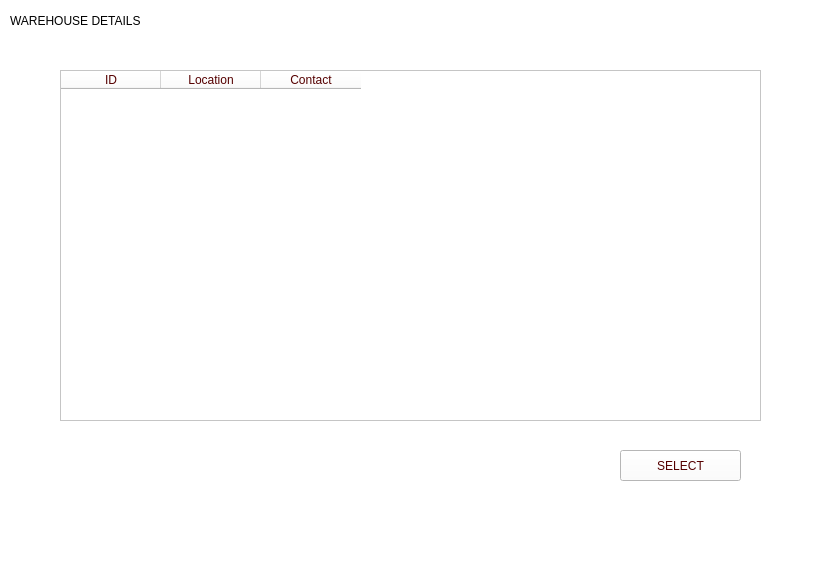
<?xml version="1.0" encoding="UTF-8"?>
<ui version="4.0">
 <class>MainWindow</class>
 <widget class="QMainWindow" name="MainWindow">
  <property name="geometry">
   <rect>
    <x>0</x>
    <y>0</y>
    <width>819</width>
    <height>584</height>
   </rect>
  </property>
  <property name="windowTitle">
   <string>MainWindow</string>
  </property>
  <property name="styleSheet">
   <string notr="true">
background-color: rgb(255, 255, 255);</string>
  </property>
  <widget class="QWidget" name="centralwidget">
   <widget class="QLabel" name="label">
    <property name="geometry">
     <rect>
      <x>10</x>
      <y>10</y>
      <width>171</width>
      <height>21</height>
     </rect>
    </property>
    <property name="text">
     <string>WAREHOUSE DETAILS</string>
    </property>
   </widget>
   <widget class="QTableWidget" name="WarehouseTable">
    <property name="geometry">
     <rect>
      <x>60</x>
      <y>70</y>
      <width>701</width>
      <height>351</height>
     </rect>
    </property>
    <property name="styleSheet">
     <string notr="true">color: rgb(85, 0, 0);
font: 75 italic 12pt &quot;Bodoni MT&quot;;
background-image: url('C:/Users/USER/Downloads/Project_DB(updated ui)/tbg.jpeg')</string>
    </property>
    <column>
     <property name="text">
      <string>ID</string>
     </property>
    </column>
    <column>
     <property name="text">
      <string>Location</string>
     </property>
    </column>
    <column>
     <property name="text">
      <string>Contact</string>
     </property>
    </column>
   </widget>
   <widget class="QPushButton" name="selectWarehouse">
    <property name="geometry">
     <rect>
      <x>620</x>
      <y>450</y>
      <width>121</width>
      <height>31</height>
     </rect>
    </property>
    <property name="styleSheet">
     <string notr="true">color: rgb(85, 0, 0);
background-image: url('C:/Users/USER/Downloads/Project_DB(updated ui)/bg.jpeg');
font: 75 italic 11pt &quot;Bodoni MT&quot;;
</string>
    </property>
    <property name="text">
     <string>SELECT</string>
    </property>
   </widget>
  </widget>
  <widget class="QMenuBar" name="menubar">
   <property name="geometry">
    <rect>
     <x>0</x>
     <y>0</y>
     <width>819</width>
     <height>26</height>
    </rect>
   </property>
  </widget>
  <widget class="QStatusBar" name="statusbar"/>
 </widget>
 <resources/>
 <connections/>
</ui>
